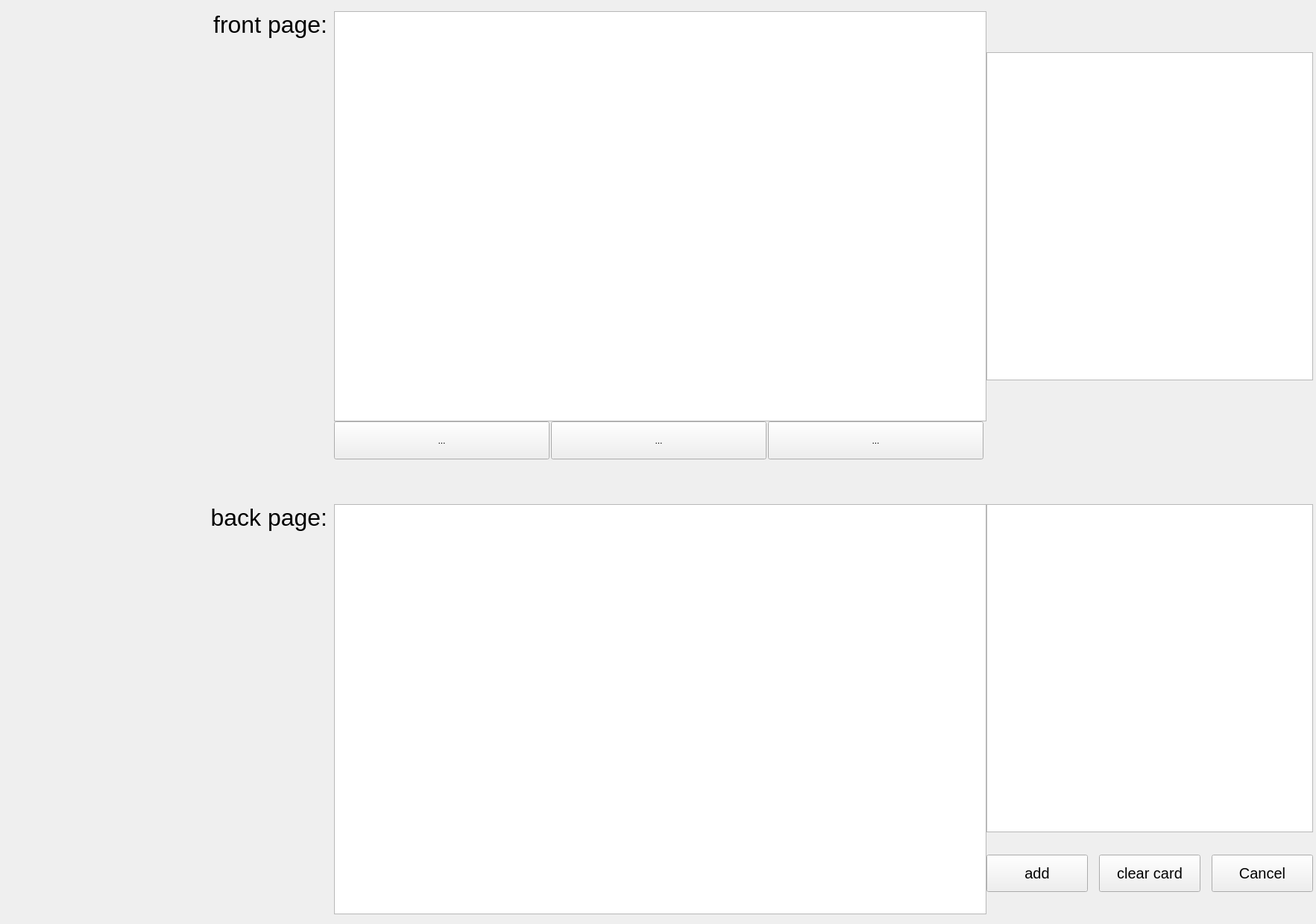
<?xml version="1.0" encoding="UTF-8"?>
<ui version="4.0">
 <class>Form</class>
 <widget class="QWidget" name="Form">
  <property name="geometry">
   <rect>
    <x>0</x>
    <y>0</y>
    <width>1765</width>
    <height>1239</height>
   </rect>
  </property>
  <property name="windowTitle">
   <string>Form</string>
  </property>
  <widget class="QWidget" name="horizontalLayoutWidget">
   <property name="geometry">
    <rect>
     <x>10</x>
     <y>10</y>
     <width>1751</width>
     <height>1221</height>
    </rect>
   </property>
   <layout class="QHBoxLayout" name="main" stretch="1,2,1">
    <property name="spacing">
     <number>0</number>
    </property>
    <property name="topMargin">
     <number>5</number>
    </property>
    <property name="bottomMargin">
     <number>5</number>
    </property>
    <item>
     <layout class="QVBoxLayout" name="left_layout" stretch="10,1,1,10">
      <item>
       <widget class="QLabel" name="top_label">
        <property name="font">
         <font>
          <pointsize>24</pointsize>
         </font>
        </property>
        <property name="text">
         <string>front page: </string>
        </property>
        <property name="alignment">
         <set>Qt::AlignmentFlag::AlignRight|Qt::AlignmentFlag::AlignTop|Qt::AlignmentFlag::AlignTrailing</set>
        </property>
       </widget>
      </item>
      <item>
       <spacer name="verticalSpacer">
        <property name="orientation">
         <enum>Qt::Orientation::Vertical</enum>
        </property>
        <property name="sizeHint" stdset="0">
         <size>
          <width>20</width>
          <height>40</height>
         </size>
        </property>
       </spacer>
      </item>
      <item>
       <spacer name="verticalSpacer_2">
        <property name="orientation">
         <enum>Qt::Orientation::Vertical</enum>
        </property>
        <property name="sizeHint" stdset="0">
         <size>
          <width>20</width>
          <height>40</height>
         </size>
        </property>
       </spacer>
      </item>
      <item>
       <widget class="QLabel" name="bottom_label">
        <property name="sizePolicy">
         <sizepolicy hsizetype="Preferred" vsizetype="Preferred">
          <horstretch>0</horstretch>
          <verstretch>0</verstretch>
         </sizepolicy>
        </property>
        <property name="font">
         <font>
          <pointsize>24</pointsize>
         </font>
        </property>
        <property name="text">
         <string>back page: </string>
        </property>
        <property name="alignment">
         <set>Qt::AlignmentFlag::AlignRight|Qt::AlignmentFlag::AlignTop|Qt::AlignmentFlag::AlignTrailing</set>
        </property>
       </widget>
      </item>
     </layout>
    </item>
    <item>
     <layout class="QVBoxLayout" name="central_layout" stretch="10,1,1,10">
      <item>
       <widget class="QGraphicsView" name="top_view"/>
      </item>
      <item>
       <widget class="QWidget" name="toolbar" native="true">
        <widget class="QWidget" name="horizontalLayoutWidget_2">
         <property name="geometry">
          <rect>
           <x>0</x>
           <y>0</y>
           <width>871</width>
           <height>51</height>
          </rect>
         </property>
         <layout class="QHBoxLayout" name="tool_layout">
          <property name="spacing">
           <number>2</number>
          </property>
          <item>
           <widget class="QToolButton" name="toolButton">
            <property name="sizePolicy">
             <sizepolicy hsizetype="MinimumExpanding" vsizetype="MinimumExpanding">
              <horstretch>0</horstretch>
              <verstretch>0</verstretch>
             </sizepolicy>
            </property>
            <property name="text">
             <string>...</string>
            </property>
           </widget>
          </item>
          <item>
           <widget class="QToolButton" name="toolButton_2">
            <property name="sizePolicy">
             <sizepolicy hsizetype="MinimumExpanding" vsizetype="MinimumExpanding">
              <horstretch>0</horstretch>
              <verstretch>0</verstretch>
             </sizepolicy>
            </property>
            <property name="text">
             <string>...</string>
            </property>
           </widget>
          </item>
          <item>
           <widget class="QToolButton" name="toolButton_3">
            <property name="sizePolicy">
             <sizepolicy hsizetype="MinimumExpanding" vsizetype="MinimumExpanding">
              <horstretch>0</horstretch>
              <verstretch>0</verstretch>
             </sizepolicy>
            </property>
            <property name="text">
             <string>...</string>
            </property>
           </widget>
          </item>
         </layout>
        </widget>
       </widget>
      </item>
      <item>
       <widget class="QWidget" name="toolbar_stacked" native="true"/>
      </item>
      <item>
       <widget class="QGraphicsView" name="bottom_view"/>
      </item>
     </layout>
    </item>
    <item>
     <layout class="QVBoxLayout" name="right_layout" stretch="1,8,2,1,8,2">
      <item>
       <widget class="QLabel" name="deck_name">
        <property name="font">
         <font>
          <pointsize>30</pointsize>
         </font>
        </property>
        <property name="text">
         <string>&lt;Deckname&gt;</string>
        </property>
        <property name="alignment">
         <set>Qt::AlignmentFlag::AlignCenter</set>
        </property>
       </widget>
      </item>
      <item>
       <widget class="QListView" name="front_item_list"/>
      </item>
      <item>
       <spacer name="verticalSpacer_4">
        <property name="orientation">
         <enum>Qt::Orientation::Vertical</enum>
        </property>
        <property name="sizeHint" stdset="0">
         <size>
          <width>20</width>
          <height>40</height>
         </size>
        </property>
       </spacer>
      </item>
      <item>
       <spacer name="verticalSpacer_3">
        <property name="orientation">
         <enum>Qt::Orientation::Vertical</enum>
        </property>
        <property name="sizeHint" stdset="0">
         <size>
          <width>20</width>
          <height>40</height>
         </size>
        </property>
       </spacer>
      </item>
      <item>
       <widget class="QListView" name="back_item_list"/>
      </item>
      <item>
       <layout class="QHBoxLayout" name="button_layout">
        <property name="spacing">
         <number>15</number>
        </property>
        <property name="topMargin">
         <number>30</number>
        </property>
        <property name="bottomMargin">
         <number>30</number>
        </property>
        <item>
         <widget class="QPushButton" name="add_button">
          <property name="sizePolicy">
           <sizepolicy hsizetype="MinimumExpanding" vsizetype="MinimumExpanding">
            <horstretch>0</horstretch>
            <verstretch>0</verstretch>
           </sizepolicy>
          </property>
          <property name="font">
           <font>
            <pointsize>15</pointsize>
            <kerning>false</kerning>
           </font>
          </property>
          <property name="text">
           <string>add</string>
          </property>
         </widget>
        </item>
        <item>
         <widget class="QPushButton" name="clear_button">
          <property name="sizePolicy">
           <sizepolicy hsizetype="MinimumExpanding" vsizetype="MinimumExpanding">
            <horstretch>0</horstretch>
            <verstretch>0</verstretch>
           </sizepolicy>
          </property>
          <property name="font">
           <font>
            <pointsize>15</pointsize>
            <kerning>false</kerning>
           </font>
          </property>
          <property name="text">
           <string>clear card</string>
          </property>
         </widget>
        </item>
        <item>
         <widget class="QPushButton" name="cancel_button">
          <property name="sizePolicy">
           <sizepolicy hsizetype="MinimumExpanding" vsizetype="MinimumExpanding">
            <horstretch>0</horstretch>
            <verstretch>0</verstretch>
           </sizepolicy>
          </property>
          <property name="font">
           <font>
            <pointsize>15</pointsize>
            <bold>false</bold>
            <kerning>false</kerning>
           </font>
          </property>
          <property name="text">
           <string>Cancel</string>
          </property>
         </widget>
        </item>
       </layout>
      </item>
     </layout>
    </item>
   </layout>
  </widget>
 </widget>
 <resources/>
 <connections/>
</ui>
